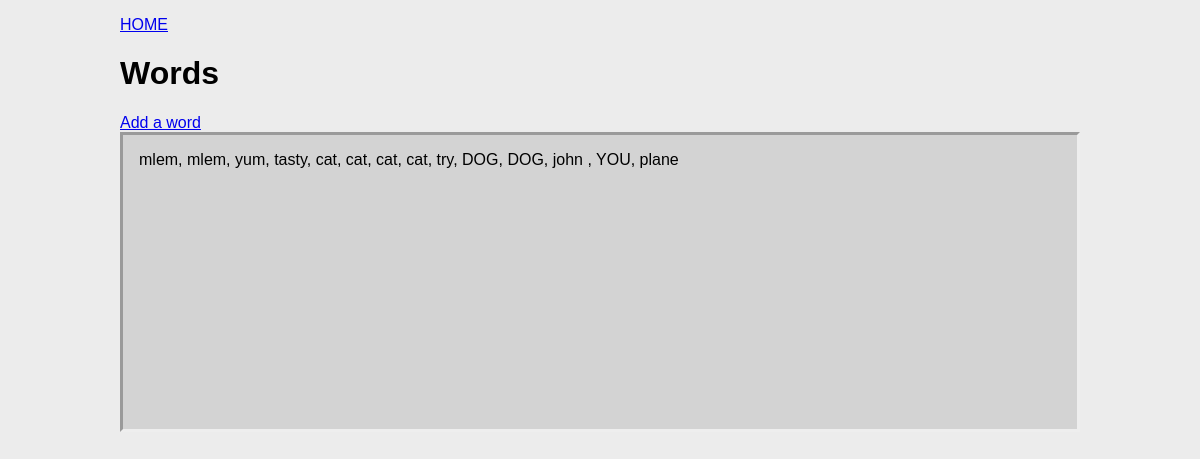
Before: /words/ with the older database file.
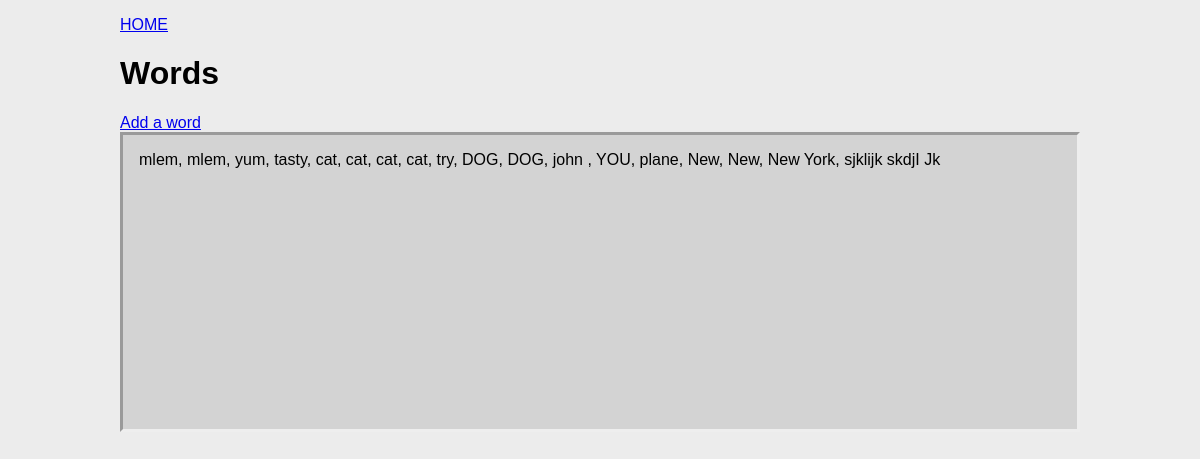
After: the same page with the newer database file.
### words/models.py (models this page shows, shortened)
class Word(models.Model):
    word = models.CharField(max_length=32)
    active = models.BooleanField()

### words/views.py (the view)
# urls.py: path('words/', WordsView.as_view(), name='words'),
def words(request):
    all_words = Word.objects.all().values()
    template = loader.get_template('all_words.html')
    context = {
        'all_words': all_words
    }
    return HttpResponse(template.render(context, request))

### words/templates/all_words.html (shortened to what this page needs)
{% extends "index.html" %}
{% block content %}
    <p><a href="/">HOME</a></p>
    <h1>Words</h1>
    <a href="new_word/">Add a word</a>
    <div class="copy-box">
        {% for w in all_words %}
            {% if forloop.last %}
                <a href="details/{{ w.id }}" >{{ w.word }}</a>
            {% else %}
                <a href="details/{{ w.id }}" >{{ w.word }}, </a>
            {% endif %}
        {% endfor %}
    </div>
{% endblock %}

Changed rows visible on the page:
added Word: word "New"
added Word: word "New"
added Word: word "New York"
added Word: word "sjklijk skdjI Jk"
